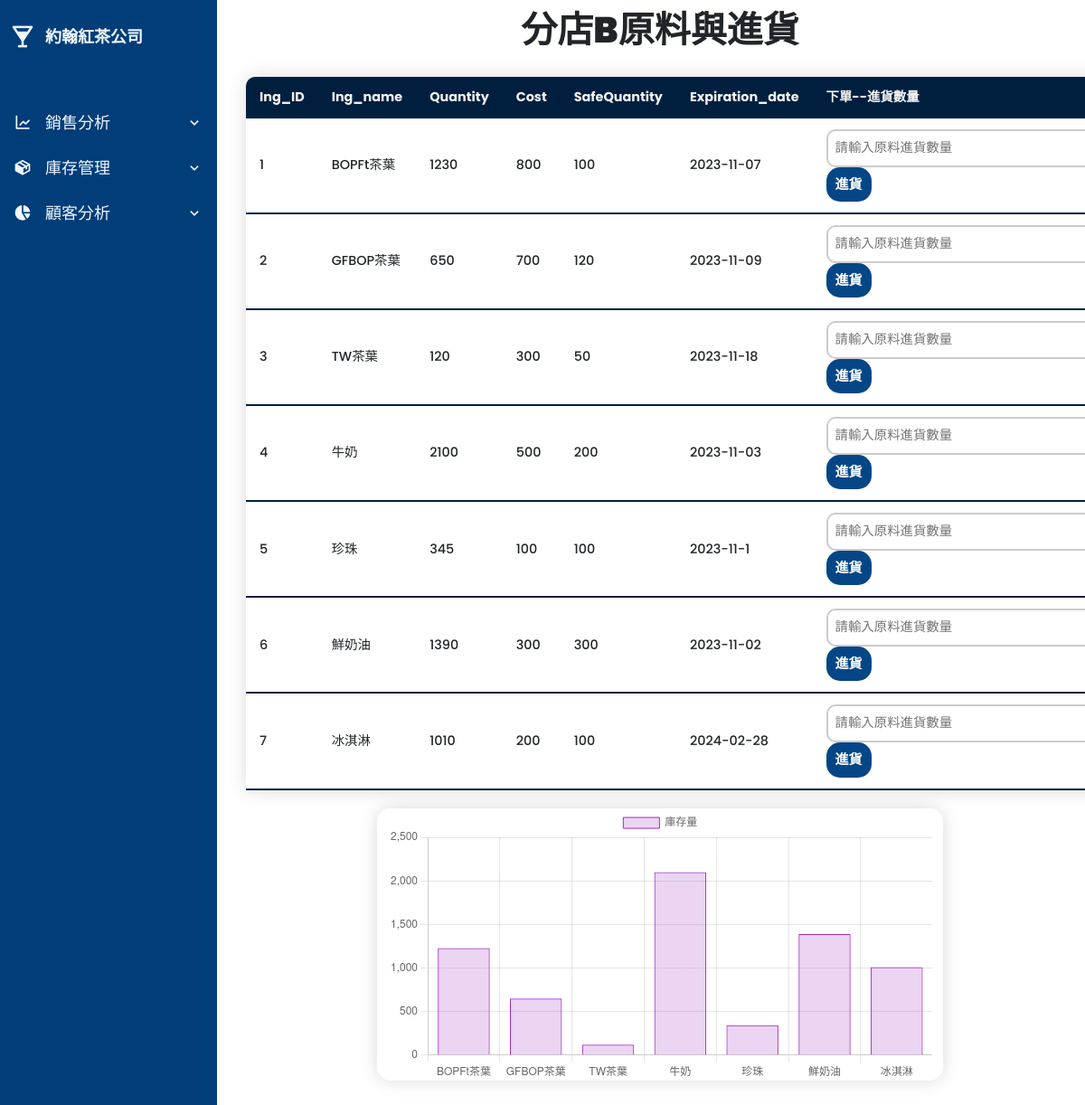
/showIngredient2, run on the app's committed database.
### tables this page shows
CREATE TABLE store2
             (Ing_ID INT PRIMARY KEY NOT NULL,
              Ing_name TEXT NOT NULL,
              Quantity INT NOT NULL,
              Cost INT NOT NULL,
              SafeQuantity INT NOT NULL,
              Expiration_date TEXT NOT NULL);

### web.py (the view)
@app.route('/showIngredient2')
def show_Ingredient2():
    conn = sqlite3.connect('Ingredient.db')
    cursor = conn.cursor()
    cursor.execute("SELECT * FROM store2")
    data_store2 = cursor.fetchall()
    conn.close()
    return render_template('ingredient/Ingredientstore2.html', data_store2=data_store2)

### templates/ingredient/Ingredientstore2.html (shortened to what this page needs)
<!DOCTYPE html>
<html lang="en">
<head>
    <link href='https://unpkg.com/boxicons@2.1.4/css/boxicons.min.css' rel='stylesheet'>
    <link href="https://cdn.jsdelivr.net/npm/bootstrap@5.0.2/dist/css/bootstrap.min.css" rel="stylesheet">
    <link rel="stylesheet" href="https://cdnjs.cloudflare.com/ajax/libs/c3/0.7.18/c3.css">
</head>
<body>
    <div class="sidebar">
        <div class="logo_details">
            <i class='bx bxs-drink'></i>
            <span class="logo_name">約翰紅茶公司</span>
        </div>
        <ul class="nav_links">
            <li>
                <div class="icon_link">
                    <a href="">
                        <i class='bx bx-line-chart' ></i>
                        <span class="link_name">銷售分析</span>
                    </a>
                    <i class='bx bx-chevron-down arrow ' ></i>
                </div>
            </li>
            <li>
                <div class="icon_link">
                    <a href="">
                        <i class='bx bxs-package' ></i>
                        <span class="link_name">庫存管理</span>
                    </a>
                    <i class='bx bx-chevron-down arrow' ></i>
                </div>
            </li>
            <li>
                <div class="icon_link">
                    <a href="#">
                        <i class='bx bxs-pie-chart-alt-2' ></i>
                        <span class="link_name">顧客分析</span>
                    </a>
                    <i class='bx bx-chevron-down arrow' ></i>
                </div>
            </li>
        </ul>
     </div>
    <section class="main-content">
        <h1 id="branchTitle">分店B原料與進貨</h1>
        <div class="container">
            <div class="row">
                <div class="col">
                    <table id="table" class="content_table mx-auto">
                        <thead>
                            <tr>
                                <th>Ing_ID</th>
                                <th>Ing_name</th>
                                <th>Quantity</th>
                                <th>Cost</th>
                                <th>SafeQuantity</th>
                                <th>Expiration_date</th>
                                <th>下單--進貨數量</th>
                            </tr>
                        </thead>
                        {% for row in data_store2 %}
                        <tbody>
                            <tr>
                                <td>{{ row[0] }}</td>
                                <td>{{ row[1] }}</td>
                                <td>{{ row[2] }}</td>
                                <td>{{ row[3] }}</td>
                                <td>{{ row[4] }}</td>
                                <td>{{ row[5] }}</td>
                                <td>
                                    <form action="/addIngredient2" method="post">
                                        <input type="text" name="addquantity" placeholder="請輸入原料進貨數量">
                                        <button class="button" type="submit">進貨</button>
                                    </form>
                                </td>
                            </tr>
                            {% endfor %}
                        </tbody>
                    </table>
                </div>
            </div>
            <div class="row">
                <div class="col-8 mx-auto chart_style">
                    <canvas id="myChart"></canvas>
                </div>
            </div>
        </div>
    </section>
    <script>
        document.addEventListener('DOMContentLoaded', function() {
            fetch('/api/showIngredient2')
                .then(response => response.json())
                .then(data => {
                    drawChart(data);
                });
            function drawChart(data) {
                const labels = data.map(row => row[1]); // Ing_name
                const quantities = data.map(row => row[2]); // Quantity
                const ctx = document.getElementById('myChart').getContext('2d');
                // Chart.js 畫圖
                const myChart = new Chart(ctx, {
                    type: 'bar',
                    data: {
                        labels: labels,
                        datasets: [{
                            label: '庫存量',
                            data: quantities,
                            backgroundColor: 'rgba(160, 42, 192, 0.2)',
                            borderColor: 'rgba(160, 42, 192, 1)',
                            borderWidth: 1
                        }]
                    },
                    options: {
                        scales: {
                            y: {
                                beginAtZero: true
                            }
                        },
                    }
                });
            }
        });
    </script>
</body>
</html>

### templates/ingredient/Ingredientstore2.html (style rules this page uses)
* { box-sizing: border-box; margin: 0; padding: 0; transition: all .3s; -webkit-box-sizing: border-box; -webkit-transition: all .3s; font-family: 'Poppins', sans-serif; }
.sidebar { position: fixed; top: 0; left:0; height: 100%; width: 240px; color: aliceblue; background-color: #003D79; }
.sidebar .logo_details { height: 80px; width: 100%; display: flex; align-items: center; }
.sidebar .logo_details i { font-size: 30px; color: aliceblue; height:30px; min-width: 50px; text-align: center; line-height: 30px; }
.sidebar .logo_details .logo_name { font-size:18px; color: aliceblue; font-weight: 600; }
.sidebar .nav_links { height: 100%; padding:30px 0 150px 0; overflow: auto; }
.sidebar .nav_links li { position: relative; list-style: none; }
.sidebar .nav_links li .icon_link { display: flex; align-items: center; justify-content: space-between; }
.sidebar .nav_links li i { font-size: 20px; color: aliceblue; height:50px; min-width: 50px; text-align: center; line-height: 50px; transition: all 0.3s ease; }
.sidebar .nav_links li a { display: flex; align-items: center; text-decoration: none; }
.sidebar .nav_links li a .link_name { font-size:18px; font-weight: 500; color: aliceblue; }
.main-content { margin-left: 260px; margin-bottom: 50px; }
.main-content h1 { margin-top: 1%; font-size: 40px; font-weight: 900; text-align: center; }
.content_table { border-collapse: collapse; margin: 20px 25px; font-size: 0.9em; min-width: 500px; border-radius: 10px 10px 0 0; overflow: hidden; box-shadow: 0 0 20px rgba(0,0,0,0.15); }
.content_table thead tr { background-color:#001F3F; color: #f2f2f2; text-align: left; font-weight:700; }
.content_table th, .content_table td { padding: 12px 15px; }
.content_table tbody tr { border-bottom: 1px solid #dddddd; font-weight:500; }
.content_table tbody tr:last-of-type { border-bottom: 2px solid #001F3F; }
.button { background-color: #064686; color: rgb(255, 255, 255); font-size: 15px; font-weight: 600; padding: 8px 10px; border: none; border-radius: 15px; margin-right: 5px; cursor: pointer; }
input { border: 2px solid #ccc; border-radius: 10px; padding: 8px; }
.chart_style { margin-top: 1000px 5px; max-width: 1200px; border-radius: 15px; overflow: hidden; box-shadow: 0 0 20px rgba(0,0,0,0.15); }

### data on the page
store2: Ing_ID "1", Ing_name "BOPFt茶葉", Quantity "1230", Cost "800", SafeQuantity "100", Expiration_date "2023-11-07"
store2: Ing_ID "2", Ing_name "GFBOP茶葉", Quantity "650", Cost "700", SafeQuantity "120", Expiration_date "2023-11-09"
store2: Ing_ID "3", Ing_name "TW茶葉", Quantity "120", Cost "300", SafeQuantity "50", Expiration_date "2023-11-18"
store2: Ing_ID "4", Ing_name "牛奶", Quantity "2100", Cost "500", SafeQuantity "200", Expiration_date "2023-11-03"
store2: Ing_ID "5", Ing_name "珍珠", Quantity "345", Cost "100", SafeQuantity "100", Expiration_date "2023-11-1"
store2: Ing_ID "6", Ing_name "鮮奶油", Quantity "1390", Cost "300", SafeQuantity "300", Expiration_date "2023-11-02"
store2: Ing_ID "7", Ing_name "冰淇淋", Quantity "1010", Cost "200", SafeQuantity "100", Expiration_date "2024-02-28"
